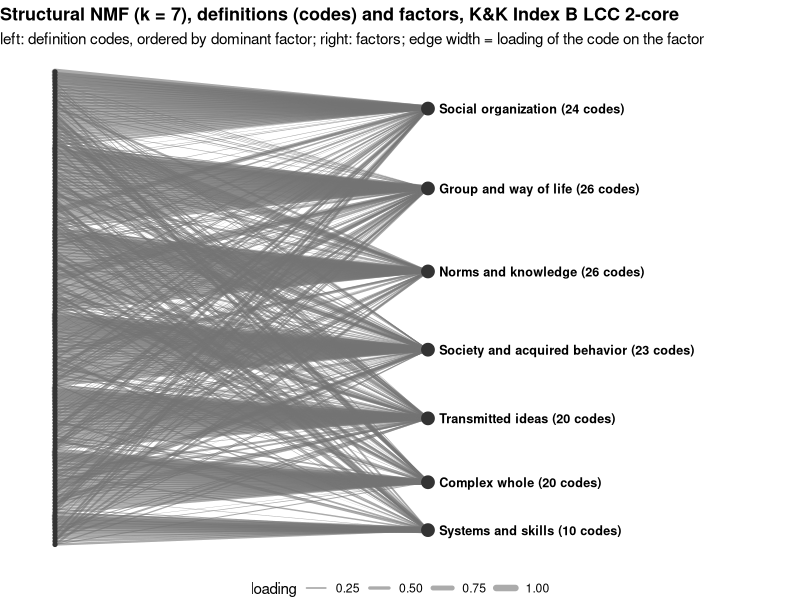
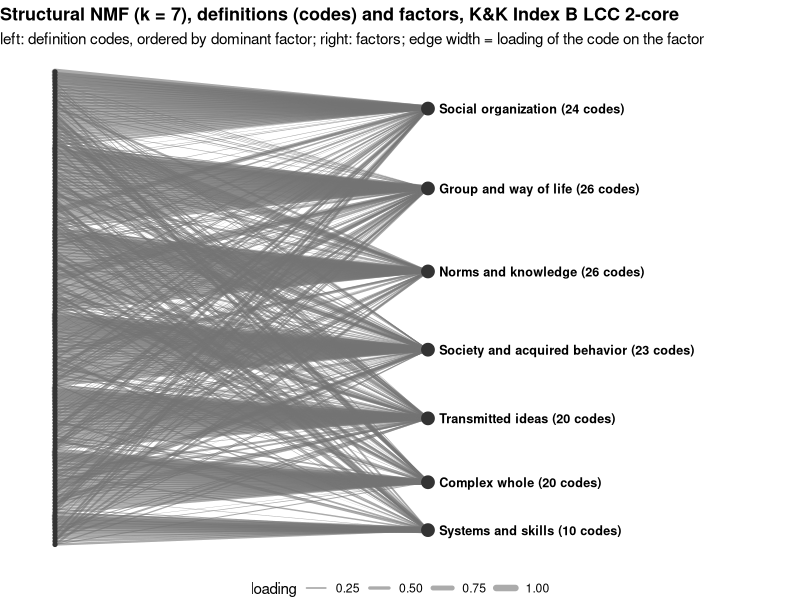

The R script that drew these images, in order:
# Weighted bipartite plot of the structural NMF (k = 7): each definition code on
# the left, each factor on the right, and an edge for every positive loading with
# width proportional to the loading. Codes are ordered by dominant factor. Reads
# the outputs of analysis-nmf-structural-index-b.R. Run from the project root.

library(ggplot2)

K <- 7
loads <- read.csv("data/kk-index-b-nmf-structural-loads.csv", stringsAsFactors = FALSE)
lab <- read.csv("data/kk-index-b-nmf-structural-agreement.csv", stringsAsFactors = FALSE)
lab <- unique(lab[order(lab$factor), c("factor", "factor_label")])
stopifnot(nrow(lab) == K)

Xm <- as.matrix(loads[, paste0("X", 1:K)])
loads$maxw <- Xm[cbind(seq_len(nrow(loads)), loads$dominant)]
loads <- loads[order(loads$dominant, -loads$maxw), ]
loads$y <- rev(seq_len(nrow(loads)))

edges <- do.call(rbind, lapply(seq_len(K), function(k) {
  w <- loads[[paste0("X", k)]]
  keep <- w > 0
  data.frame(kk_code = loads$kk_code[keep], y = loads$y[keep], factor = k, loading = w[keep])
}))

fac.y <- sapply(seq_len(K), function(k) mean(loads$y[loads$dominant == k]))
edges$yend <- fac.y[edges$factor]
fac <- data.frame(factor = seq_len(K), y = fac.y, label = paste0(lab$factor_label, " (", table(factor(loads$dominant, levels = seq_len(K))), " codes)"))

ggplot() +
  geom_segment(data = edges, aes(x = 0, xend = 1, y = y, yend = yend, linewidth = loading),
               color = "grey45", alpha = 0.6, lineend = "round") +
  scale_linewidth(range = c(0.05, 2.2), name = "loading") +
  geom_point(data = loads, aes(x = 0, y = y), size = 1.1, color = "grey20") +
  geom_point(data = fac, aes(x = 1, y = y), size = 4, color = "grey20") +
  geom_text(data = fac, aes(x = 1.03, y = y, label = label), hjust = 0, size = 3.2, fontface = "bold") +
  scale_x_continuous(limits = c(-0.05, 1.9)) +
  theme_void() +
  theme(plot.title = element_text(face = "bold", size = 13),
        legend.position = "bottom") +
  labs(title = "Structural NMF (k = 7), definitions (codes) and factors, K&K Index B LCC 2-core",
       subtitle = "left: definition codes, ordered by dominant factor; right: factors; edge width = loading of the code on the factor")
ggsave("figures/kk-index-b/nmf/nmf-structural-bipartite.png", width = 13, height = 11, dpi = 150, bg = "white")
